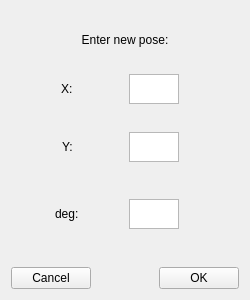
<?xml version="1.0" encoding="UTF-8"?>
<ui version="4.0">
 <class>ChangePoseWindow</class>
 <widget class="QWidget" name="ChangePoseWindow">
  <property name="geometry">
   <rect>
    <x>0</x>
    <y>0</y>
    <width>250</width>
    <height>300</height>
   </rect>
  </property>
  <property name="minimumSize">
   <size>
    <width>250</width>
    <height>300</height>
   </size>
  </property>
  <property name="maximumSize">
   <size>
    <width>250</width>
    <height>300</height>
   </size>
  </property>
  <property name="windowTitle">
   <string>Form</string>
  </property>
  <layout class="QHBoxLayout" name="horizontalLayout">
   <item>
    <layout class="QVBoxLayout" name="verticalLayout">
     <item>
      <layout class="QVBoxLayout" name="verticalLayout_2">
       <item>
        <spacer name="verticalSpacer_5">
         <property name="orientation">
          <enum>Qt::Vertical</enum>
         </property>
         <property name="sizeHint" stdset="0">
          <size>
           <width>20</width>
           <height>40</height>
          </size>
         </property>
        </spacer>
       </item>
       <item>
        <widget class="QLabel" name="label">
         <property name="text">
          <string>Enter new pose:</string>
         </property>
         <property name="alignment">
          <set>Qt::AlignCenter</set>
         </property>
        </widget>
       </item>
       <item>
        <spacer name="verticalSpacer_4">
         <property name="orientation">
          <enum>Qt::Vertical</enum>
         </property>
         <property name="sizeHint" stdset="0">
          <size>
           <width>20</width>
           <height>40</height>
          </size>
         </property>
        </spacer>
       </item>
       <item>
        <layout class="QHBoxLayout" name="horizontalLayout_4">
         <property name="topMargin">
          <number>0</number>
         </property>
         <item>
          <spacer name="horizontalSpacer_4">
           <property name="orientation">
            <enum>Qt::Horizontal</enum>
           </property>
           <property name="sizeHint" stdset="0">
            <size>
             <width>40</width>
             <height>20</height>
            </size>
           </property>
          </spacer>
         </item>
         <item>
          <widget class="QLabel" name="label_2">
           <property name="text">
            <string>X:</string>
           </property>
          </widget>
         </item>
         <item>
          <spacer name="horizontalSpacer_2">
           <property name="orientation">
            <enum>Qt::Horizontal</enum>
           </property>
           <property name="sizeHint" stdset="0">
            <size>
             <width>40</width>
             <height>20</height>
            </size>
           </property>
          </spacer>
         </item>
         <item>
          <widget class="QTextEdit" name="textEditX">
           <property name="minimumSize">
            <size>
             <width>50</width>
             <height>30</height>
            </size>
           </property>
           <property name="maximumSize">
            <size>
             <width>50</width>
             <height>30</height>
            </size>
           </property>
          </widget>
         </item>
         <item>
          <spacer name="horizontalSpacer_3">
           <property name="orientation">
            <enum>Qt::Horizontal</enum>
           </property>
           <property name="sizeType">
            <enum>QSizePolicy::Fixed</enum>
           </property>
           <property name="sizeHint" stdset="0">
            <size>
             <width>60</width>
             <height>20</height>
            </size>
           </property>
          </spacer>
         </item>
        </layout>
       </item>
       <item>
        <spacer name="verticalSpacer_3">
         <property name="orientation">
          <enum>Qt::Vertical</enum>
         </property>
         <property name="sizeHint" stdset="0">
          <size>
           <width>20</width>
           <height>40</height>
          </size>
         </property>
        </spacer>
       </item>
       <item>
        <layout class="QHBoxLayout" name="horizontalLayout_6">
         <property name="topMargin">
          <number>0</number>
         </property>
         <item>
          <spacer name="horizontalSpacer_6">
           <property name="orientation">
            <enum>Qt::Horizontal</enum>
           </property>
           <property name="sizeHint" stdset="0">
            <size>
             <width>40</width>
             <height>20</height>
            </size>
           </property>
          </spacer>
         </item>
         <item>
          <widget class="QLabel" name="label_3">
           <property name="text">
            <string>Y:</string>
           </property>
          </widget>
         </item>
         <item>
          <spacer name="horizontalSpacer_5">
           <property name="orientation">
            <enum>Qt::Horizontal</enum>
           </property>
           <property name="sizeHint" stdset="0">
            <size>
             <width>40</width>
             <height>20</height>
            </size>
           </property>
          </spacer>
         </item>
         <item>
          <widget class="QTextEdit" name="textEditY">
           <property name="maximumSize">
            <size>
             <width>50</width>
             <height>30</height>
            </size>
           </property>
          </widget>
         </item>
         <item>
          <spacer name="horizontalSpacer_10">
           <property name="orientation">
            <enum>Qt::Horizontal</enum>
           </property>
           <property name="sizeType">
            <enum>QSizePolicy::Fixed</enum>
           </property>
           <property name="sizeHint" stdset="0">
            <size>
             <width>60</width>
             <height>20</height>
            </size>
           </property>
          </spacer>
         </item>
        </layout>
       </item>
       <item>
        <spacer name="verticalSpacer_2">
         <property name="orientation">
          <enum>Qt::Vertical</enum>
         </property>
         <property name="sizeType">
          <enum>QSizePolicy::Expanding</enum>
         </property>
         <property name="sizeHint" stdset="0">
          <size>
           <width>20</width>
           <height>50</height>
          </size>
         </property>
        </spacer>
       </item>
       <item>
        <layout class="QHBoxLayout" name="horizontalLayout_7">
         <property name="topMargin">
          <number>0</number>
         </property>
         <item>
          <spacer name="horizontalSpacer_8">
           <property name="orientation">
            <enum>Qt::Horizontal</enum>
           </property>
           <property name="sizeHint" stdset="0">
            <size>
             <width>40</width>
             <height>20</height>
            </size>
           </property>
          </spacer>
         </item>
         <item>
          <widget class="QLabel" name="label_4">
           <property name="text">
            <string>deg:</string>
           </property>
          </widget>
         </item>
         <item>
          <spacer name="horizontalSpacer_7">
           <property name="orientation">
            <enum>Qt::Horizontal</enum>
           </property>
           <property name="sizeHint" stdset="0">
            <size>
             <width>40</width>
             <height>20</height>
            </size>
           </property>
          </spacer>
         </item>
         <item>
          <widget class="QTextEdit" name="textEditDeg">
           <property name="maximumSize">
            <size>
             <width>50</width>
             <height>30</height>
            </size>
           </property>
          </widget>
         </item>
         <item>
          <spacer name="horizontalSpacer_9">
           <property name="orientation">
            <enum>Qt::Horizontal</enum>
           </property>
           <property name="sizeType">
            <enum>QSizePolicy::Fixed</enum>
           </property>
           <property name="sizeHint" stdset="0">
            <size>
             <width>60</width>
             <height>20</height>
            </size>
           </property>
          </spacer>
         </item>
        </layout>
       </item>
       <item>
        <spacer name="verticalSpacer">
         <property name="orientation">
          <enum>Qt::Vertical</enum>
         </property>
         <property name="sizeType">
          <enum>QSizePolicy::Expanding</enum>
         </property>
         <property name="sizeHint" stdset="0">
          <size>
           <width>20</width>
           <height>50</height>
          </size>
         </property>
        </spacer>
       </item>
       <item>
        <layout class="QHBoxLayout" name="horizontalLayout_3">
         <property name="topMargin">
          <number>0</number>
         </property>
         <item>
          <widget class="QPushButton" name="buttonCancel">
           <property name="text">
            <string>Cancel</string>
           </property>
          </widget>
         </item>
         <item>
          <spacer name="horizontalSpacer">
           <property name="orientation">
            <enum>Qt::Horizontal</enum>
           </property>
           <property name="sizeHint" stdset="0">
            <size>
             <width>40</width>
             <height>20</height>
            </size>
           </property>
          </spacer>
         </item>
         <item>
          <widget class="QPushButton" name="buttonOk">
           <property name="text">
            <string>OK</string>
           </property>
          </widget>
         </item>
        </layout>
       </item>
      </layout>
     </item>
    </layout>
   </item>
  </layout>
 </widget>
 <tabstops>
  <tabstop>textEditX</tabstop>
  <tabstop>textEditY</tabstop>
  <tabstop>textEditDeg</tabstop>
  <tabstop>buttonCancel</tabstop>
  <tabstop>buttonOk</tabstop>
 </tabstops>
 <resources/>
 <connections/>
</ui>
